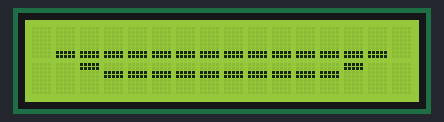
A sketch run on a simulated Arduino Uno, built with avr-gcc and run on an emulated ATmega328P. Parts: 16×2 character LCD.

Above: at 0.1 s.
At 5.1 s:
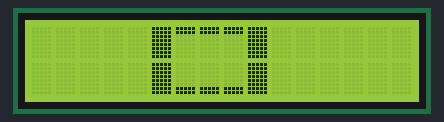
At 10.1 s:
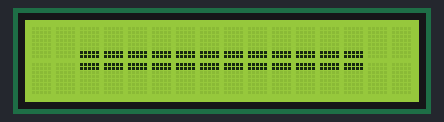

The sketch:

bouchelcd.ino
```cpp
#include <LiquidCrystal.h>


LiquidCrystal lcd(2, 3, 4, 5, 6, 7);
// initialise les commandes avec les n° de broches


byte hautbouchestoique[8]={

 B11111,
 B11111,
 B00000,
 B00000,
 B00000,
 B00000,
 B00000,
 B00000
};

byte coteboucheetonne[8]={

 B11111,
 B11111,
 B11111,
 B11111,
 B11111,
 B11111,
 B11111,
 B11111
};

byte hautbouche[8]={

 B00000,
 B00000,
 B00000,
 B00000,
 B00000,
 B00000,
 B11111,
 B11111
};

byte cotebouche[8]={

 B11111,
 B11111,
 B00000,
 B00000,
 B00000,
 B00000,
 B00000,
 B00000
};

byte basbouche[8]={

 B00000,
 B00000,
 B11111,
 B11111,
 B00000,
 B00000,
 B00000,
 B00000
};

void setup() {
  lcd.begin(16, 2); }

void loop() {
  lcd.display();

   lcd.createChar(1, hautbouche);

    lcd.createChar(2, cotebouche);
    lcd.createChar(3, basbouche);
     lcd.createChar(4, coteboucheetonne);
     lcd.createChar(5, hautbouchestoique);
     lcd.setCursor(1,0);
    lcd.write(1);
    lcd.setCursor(2,0);
    lcd.write(1);
    lcd.setCursor(3,0);
    lcd.write(1);
    lcd.setCursor(4,0);
    lcd.write(1);
    lcd.setCursor(5,0);
    lcd.write(1);
    lcd.setCursor(6,0);
    lcd.write(1);
    lcd.setCursor(7,0);
    lcd.write(1);
    lcd.setCursor(8,0);
    lcd.write(1);
    lcd.setCursor(9,0);
    lcd.write(1);
    lcd.setCursor(10,0);
    lcd.write(1);
    lcd.setCursor(11,0);
    lcd.write(1);
    lcd.setCursor(12,0);
    lcd.write(1);
    lcd.setCursor(13,0);
    lcd.write(1);
     lcd.setCursor(14,0);
    lcd.write(1);
    lcd.setCursor(2,1);
    lcd.write(2);
    lcd.setCursor(13,1);
    lcd.write(2);
     lcd.setCursor(3,1);
    lcd.write(3);
    lcd.setCursor(4,1);
    lcd.write(3);
    lcd.setCursor(5,1);
    lcd.write(3);
    lcd.setCursor(6,1);
    lcd.write(3);
    lcd.setCursor(7,1);
    lcd.write(3);
    lcd.setCursor(8,1);
    lcd.write(3);
    lcd.setCursor(9,1);
    lcd.write(3);
    lcd.setCursor(10,1);
    lcd.write(3);
    lcd.setCursor(11,1);
    lcd.write(3);
    lcd.setCursor(12,1);
    lcd.write(3);

    delay(5000);


lcd.clear();

    lcd.setCursor(5,0);
    lcd.write(4);
    lcd.setCursor(6,0);
    lcd.write(2);
    lcd.setCursor(7,0);
    lcd.write(2);
    lcd.setCursor(8,0);
    lcd.write(2);

    lcd.setCursor(9,0);
    lcd.write(4);
    lcd.setCursor(5,1);
    lcd.write(4);
       lcd.setCursor(6,1);
    lcd.write(1);
    lcd.setCursor(7,1);
    lcd.write(1);
     lcd.setCursor(8,1);
    lcd.write(1);
    lcd.setCursor(9,1);
    lcd.write(4);


 delay (5000);
lcd.clear();


  lcd.setCursor(2,0);
    lcd.write(1);
    lcd.setCursor(3,0);
    lcd.write(1);
    lcd.setCursor(4,0);
    lcd.write(1);
    lcd.setCursor(5,0);
    lcd.write(1);
    lcd.setCursor(6,0);
    lcd.write(1);
    lcd.setCursor(7,0);
    lcd.write(1);
    lcd.setCursor(8,0);
    lcd.write(1);
    lcd.setCursor(9,0);
    lcd.write(1);
    lcd.setCursor(10,0);
    lcd.write(1);
    lcd.setCursor(11,0);
    lcd.write(1);
    lcd.setCursor(12,0);
    lcd.write(1);
    lcd.setCursor(13,0);
    lcd.write(1);

     lcd.setCursor(2,1);
    lcd.write(5);
    lcd.setCursor(3,1);
    lcd.write(5);
    lcd.setCursor(4,1);
    lcd.write(5);
    lcd.setCursor(5,1);
    lcd.write(5);
    lcd.setCursor(6,1);
    lcd.write(5);
    lcd.setCursor(7,1);
    lcd.write(5);
    lcd.setCursor(8,1);
    lcd.write(5);
    lcd.setCursor(9,1);
    lcd.write(5);
    lcd.setCursor(10,1);
    lcd.write(5);
    lcd.setCursor(11,1);
    lcd.write(5);
    lcd.setCursor(12,1);
    lcd.write(5);
    lcd.setCursor(13,1);
    lcd.write(5);

    delay(5000);
    lcd.clear();


    }
```

Measured:
- by itself, everything shown: repeats every 15.0 s, in 4 steps
- what the display in image 1 shows lasts 5.0 s, from 5.1 s to 10.1 s
